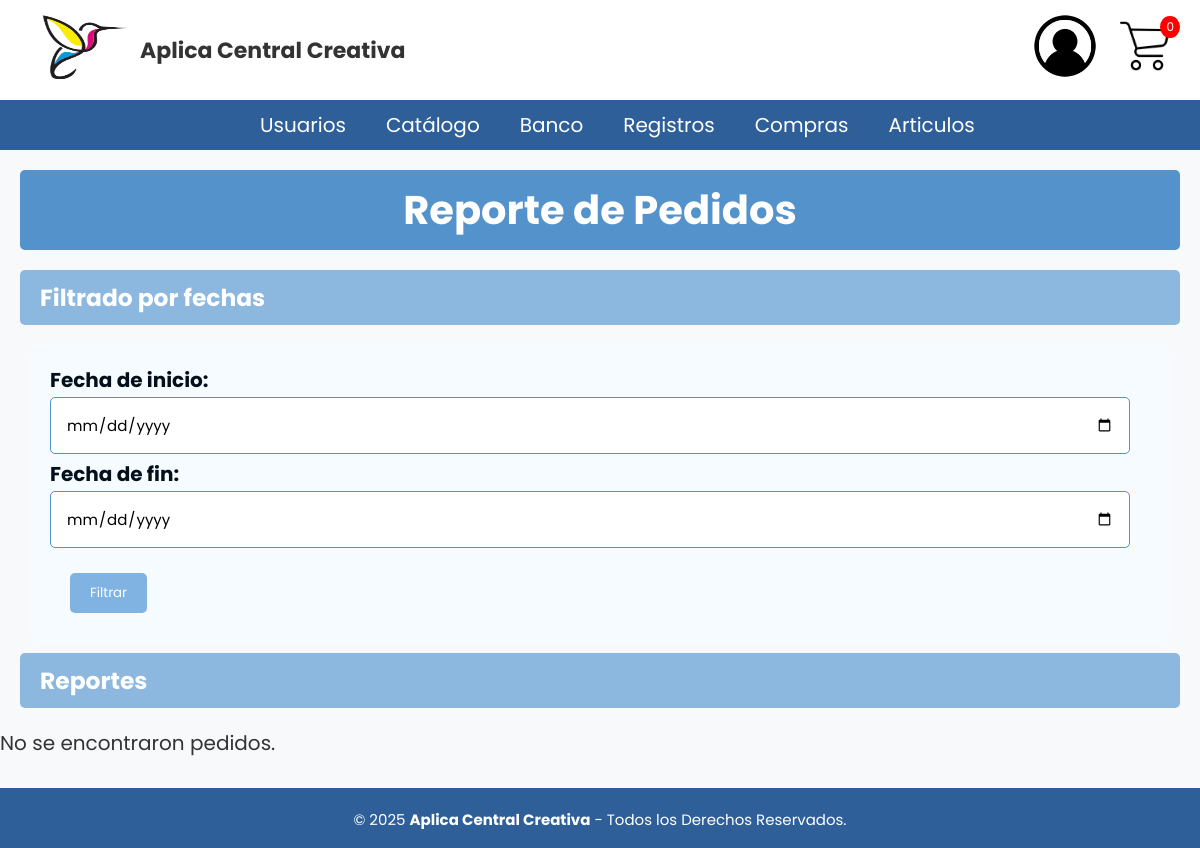
Page /Ventas/Resumen_detalle.php (signed in) on the earlier database version.
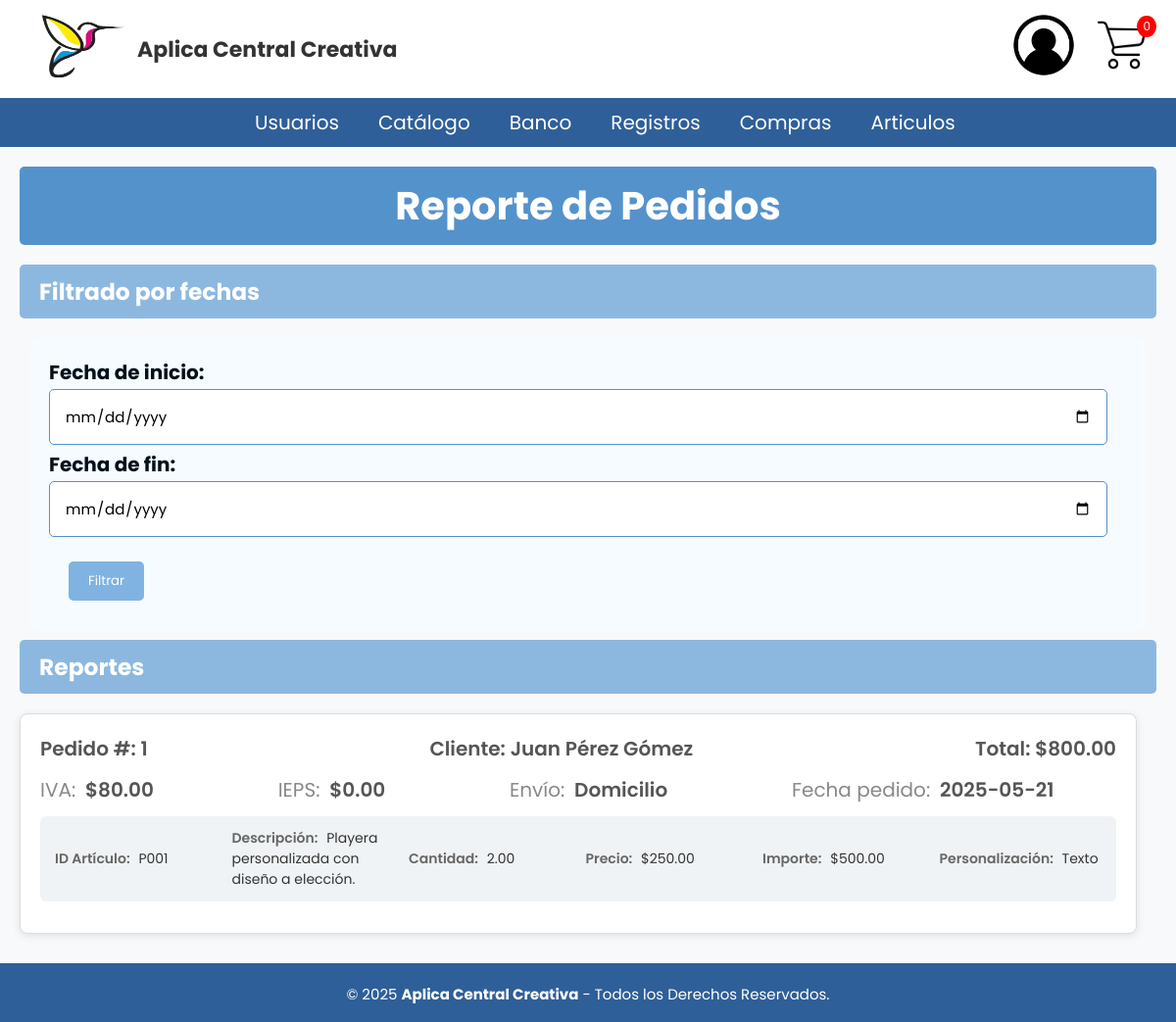
Same page on the later database version.
### tables this page shows
CREATE TABLE tabla_reporte(
id_tabla_reporte INT NOT NULL PRIMARY KEY AUTO_INCREMENT,
id_seguimiento_pedido VARCHAR(35) NOT NULL,
nom_persona VARCHAR(50) NOT NULL,
apellido_paterno VARCHAR(20) NOT NULL,
apellido_materno VARCHAR(20) NOT NULL,
id_envio INT NOT NULL,
tipo_envio ENUM('Domicilio','Punto de Entrega') NOT NULL,
id_articulo VARCHAR(5) NOT NULL,
descripcion TEXT NOT NULL,
cantidad DECIMAL(6,2) NOT NULL,
precio DECIMAL(6,2) NOT NULL,
importe DECIMAL(10,2) NOT NULL,
personalizacion ENUM('Icono','Texto','Imagen'),
id_pedido INT NOT NULL,
iva DECIMAL(6,2) NOT NULL,
ieps DECIMAL(2) DEFAULT 0,
precio_total_pedido DECIMAL(6,2) NOT NULL,
fecha_pedido DATE NOT NULL
);

### Ventas/Resumen_detalle.php (the view, shortened to what this page needs)
<?php
include('../BD/ConexionBD.php');
include('../Nav/header.php');
?>
<!DOCTYPE html>
<html lang="es">
<head>
</head>
<body>
    <h1 class="titulo">Reporte de Pedidos</h1>
<h3 class="sub_titulo">Filtrado por fechas</h3>
<form method="GET" action="" class="form_reg_usuario">
    <label for="fecha_inicio">Fecha de inicio:</label>
    <input type="date" name="fecha_inicio" required value="<?php echo isset($_GET['fecha_inicio']) ? $_GET['fecha_inicio'] : ''; ?>">
    <label for="fecha_fin">Fecha de fin:</label>
    <input type="date" name="fecha_fin" required value="<?php echo isset($_GET['fecha_fin']) ? $_GET['fecha_fin'] : ''; ?>">
    <button type="submit" class="regresar">Filtrar</button>
</form>
<h3 class="sub_titulo">Reportes</h3>
<?php
$sql = "SELECT * FROM tabla_reporte";
$sql .= " ORDER BY id_pedido";
$resultado = mysqli_query($conn, $sql);
$pedidos = [];
while ($fila = mysqli_fetch_assoc($resultado)) {
    $id = $fila['id_pedido'];
    if (!isset($pedidos[$id])) {
        $pedidos[$id] = [
            'cliente' => "{$fila['nom_persona']} {$fila['apellido_paterno']} {$fila['apellido_materno']}",
            'total' => $fila['precio_total_pedido'],
            'iva' => $fila['iva'],
            'ieps' => $fila['ieps'],
            'tipo_envio' => $fila['tipo_envio'],
            'fecha_pedido' => $fila['fecha_pedido'],
            'detalles' => [],
        ];
    }
    $pedidos[$id]['detalles'][] = [
        'id_articulo' => $fila['id_articulo'],
        'descripcion' => $fila['descripcion'],
        'cantidad' => $fila['cantidad'],
        'precio' => $fila['precio'],
        'importe' => $fila['importe'],
        'personalizacion' => $fila['personalizacion']
    ];
}
if (!empty($pedidos)) {
    foreach ($pedidos as $id => $pedido) {
        echo "<div class='pedido-card'>";
        echo "<div class='pedido-header' onclick='toggleDetalle($id)'>";
        echo "<span>Pedido #: $id</span>";
        echo "<span>Cliente: {$pedido['cliente']}</span>";
        echo "<span>Total: $" . number_format($pedido['total'], 2) . "</span>";
        echo "</div>";
        echo "<div class='pedido-detalle' id='detalle_$id'>";
        echo "<div class='pago-info'>";
        echo "<span><span class='etiqueta'>IVA:</span> $" . number_format($pedido['iva'], 2) . "</span><br>";
        echo "<span><span class='etiqueta'>IEPS:</span> $" . number_format($pedido['ieps'], 2) . "</span><br>";
        echo "<span><span class='etiqueta'>Envío:</span> {$pedido['tipo_envio']}</span><br>";
        echo "<span><span class='etiqueta'>Fecha pedido:</span> {$pedido['fecha_pedido']}</span><br>";
        echo "</div>";
        echo "<div class='productos'>";
        foreach ($pedido['detalles'] as $detalle) {
            echo "<div class='producto'>";
            echo "<div><span class='etiqueta'>ID Artículo:</span> {$detalle['id_articulo']}</div>";
            echo "<div><span class='etiqueta'>Descripción:</span> {$detalle['descripcion']}</div>";
            echo "<div><span class='etiqueta'>Cantidad:</span> {$detalle['cantidad']}</div>";
            echo "<div><span class='etiqueta'>Precio:</span> $" . number_format($detalle['precio'], 2) . "</div>";
            echo "<div><span class='etiqueta'>Importe:</span> $" . number_format($detalle['importe'], 2) . "</div>";
            echo "<div><span class='etiqueta'>Personalización:</span> {$detalle['personalizacion']}</div>";
            echo "</div>";
        }
        echo "</div>";
        echo "</div>";
        echo "</div>";
    }
} else {
    echo "<p>No se encontraron pedidos.</p>";
}
?>
<?php include('../Nav/footer.php'); ?>
</body>
</html>

### BD/ConexionBD.php (shortened to what this page needs)
<!DOCTYPE html>
<html lang="en">
<head>
</head>
<body>
</body>
</html>

### BD/ConexionBDB.php (shortened to what this page needs)
<!DOCTYPE html>
<html lang="en">
<head>
</head>
<body>
</body>
</html>

### Nav/header.php (shortened to what this page needs)
<?php
include('../BD/ConexionBD.php');
include('../BD/ConexionBDB.php');
$id_usuario = $_SESSION['id_usuario'];
$id_rol = $_SESSION['id_rol'];
$menus = [
    1 => [
        "Usuarios" => "../Usuarios\Usuarios.php",
        "Catálogo" => "../Home/Home.php",
        "Banco" => [
            "Clientes" => "../Banco_Usuarios\Usuarios_B.php",
            "Bancos" => "../Bancos\Bancos.php"
        ],
        "Registros" => "../Ventas/Resumen_detalle.php",
        "Compras" => "../Pedido/seguimiento_pedido.php",
        "Articulos" => "../Articulos/agregar_articulo.php"
    ],
    2 => [
        "Mis pedidos" => "../Pedido/seguimiento_pedido.php",
        "" => [
            "" => "",
           "" => ""
        ],
        "" => "",
    ],
    3 => [
         "Pedidos" => "../Pedido/seguimiento_pedido.php",
    ]
];
$queryCliente = "SELECT id_cliente
FROM cliente WHERE id_usuario = ?";
$stmtCliente = $conn->prepare($queryCliente);
$stmtCliente->bind_param('i', $id_usuario);
$stmtCliente->execute();
$resultCliente = $stmtCliente->get_result();
$cliente = $resultCliente->fetch_assoc();
$id_cliente = $cliente['id_cliente'] ?? null;
$sql_carrito = "SELECT id_carrito FROM carrito WHERE id_cliente = ?";
$stmt = $conn->prepare($sql_carrito);
$stmt->bind_param("i", $id_cliente);
$stmt->execute();
$result = $stmt->get_result();
$row = $result->fetch_assoc();
$id_carrito = $row['id_carrito'] ?? null;
$sql_sum_cantidad = "SELECT SUM(cantidad) AS total_cantidad FROM detalle_carrito WHERE id_carrito = ?";
$stmt = $conn->prepare($sql_sum_cantidad);
$stmt->bind_param("i", $id_carrito);
$stmt->execute();
$result = $stmt->get_result();
$total_cantidad = 0;
if ($row = $result->fetch_assoc()) {
    $total_cantidad = $row['total_cantidad'] ?? 0;
}
?>
<!DOCTYPE html>
<html lang="es">
<head>
    <link rel="stylesheet" href="../CSS/cabecera.css" type="text/css">
    <link rel="stylesheet" href="../CSS/menu.css" type="text/css">
    <link rel="stylesheet" href="../CSS/pie_pagina.css" type="text/css">
    <link rel="stylesheet" href="../CSS/tablas_boton.css" type="text/css">
    <link rel="stylesheet" href="../CSS/formularios.css" type="text/css">
    <link rel="stylesheet" href="../CSS/departamentos.css" type="text/css">
    <link rel="stylesheet" href="../CSS/cabecera2.css" type="text/css">
    <link rel="stylesheet" href="../CSS/Detalle_Producto.css" type="text/css">
    <link rel="stylesheet" href="../CSS/Carrito.css" type="text/css">
    <link rel="stylesheet" href="../CSS/direccion.css" type="text/css">
    <link rel="stylesheet" href="../CSS/Perfil.css" type="text/css">
    <link rel="stylesheet" href="../CSS/Tarjetas.css" type="text/css">
    <link rel="stylesheet" href="../CSS/Confirmar_pedido.css" type="text/css">
    <link rel="stylesheet" href="../CSS/reporte_ventas.css" type="text/css">
    <link rel="stylesheet" href="../CSS/seguimiento_pedido.css" type="text/css">
</head>
<body>
<header class="cabecera_p">
    <div class="cabecera">
        <div class="logo-nombre">
            <a href="../Home/Home.php">
                <img src="../Imagenes/acc_logo.png" class="img-logo" alt="Logo">
            </a>
            <h1 class="nom_sis">Aplica Central Creativa</h1>
        </div>
<div class="user-carrito-wrapper">
<div class="user-menu-container">
    <div class="user-icon-wrapper" onclick="toggleMenu()">
        <img src="../Imagenes/avatar.png" alt="Usuario" class="user-icon">
    </div>
</div>
        <div class="centro-cabecera">
    <?php if ($id_rol != 3): ?>
    <div class="carrito-icono">
        <a href="../Carrito/carrito.php">
            <img src="../Imagenes/carrito.png" alt="Carrito" class="carrito-img">
            <span id="contador-carrito"><?php echo intval($total_cantidad); ?></span>
        </a>
    </div>
<?php endif; ?>
</div>
    </div>
    </div>
    <div class="header">
        <ul class="nav">
            <?php
            if ($id_rol && isset($menus[$id_rol])) {
                foreach ($menus[$id_rol] as $nombre => $url) {
                    if (is_array($url)) {
                        echo "<li><a href='#'>$nombre</a><ul class='submenu'>";
                        echo "</ul></li>";
                    } else {
                        echo "<li><a href='$url'>$nombre</a></li>";
                    }
                }
            } else {
                echo "<li><a href='#'>Acceso Denegado</a></li>";
            }
            ?>
        </ul>
    </div>
</header>
</body>
</html>

### Nav/footer.php
<footer class="pie-pagina">
        <div class="grupo-2">
            <small>&copy; 2025 <b>Aplica Central Creativa</b> - Todos los Derechos Reservados.</small>
        </div>
    </footer>

### CSS/cabecera.css (style rules this page uses)
html { font-size: 20px; overflow-y: auto; font-family: 'Poppins', sans-serif; }
.cabecera { display: flex; justify-content: space-between; align-items: center; height: 100px; width: 100%; background-color: #ffffff; padding: 0 30px; }
.logo-nombre { display: flex; align-items: center; gap: 10px; }
.img-logo { height: 90px; width: 100px; }
.nom_sis { font-size: 22px; font-weight: bold; color: #333; margin: 0; }
.user-carrito-wrapper { display: flex; align-items: center; gap: 20px; }
.carrito-icono { position: relative; cursor: pointer; }
.carrito-img { width: 50px; height: 50px; }
#contador-carrito { position: absolute; top: -5px; right: -10px; background-color: red; color: white; font-size: 12px; padding: 2px 6px; border-radius: 50%; }
.user-menu-container { position: relative; }
.user-icon-wrapper { cursor: pointer; }
.user-icon { width: 70px; height: 70px; border-radius: 50%; object-fit: cover; transition: transform 0.2s ease; }

### CSS/menu.css (style rules this page uses)
* { padding: 0px; margin: 0px; }
.header { margin: auto; width: 100%; background-color: #2f5f98; }
ul, ol { list-style: none; }
.nav { display: flex; margin-left: 20%; }
.nav > li { position: relative; float: left; }
.nav li a { background-color: #2f5f98; color: #fff; text-decoration: none; padding: 10px 20px; display: block; }

### CSS/pie_pagina.css (style rules this page uses)
.pie-pagina { width: 100%; margin-top: 30px; }
.pie-pagina .grupo-2 { background-color: #2f5f98; padding: 15px 10px; text-align: center; color: #fff; }
.pie-pagina .grupo-2 small { font-size: 15px; }

### CSS/tablas_boton.css (style rules this page uses)
.titulo { background-color: #5492cc; color: white; padding: 10px 20px; border: none; border-radius: 5px; cursor: pointer; font-family: 'Poppins', sans-serif; margin-left: 20px; margin-top: 20px; margin-right: 20px; }
a { text-decoration: underline; color: rgb(0, 0, 0); }
.regresar { background-color: #80b3e2; color: white; padding: 10px 20px; border: none; border-radius: 5px; cursor: pointer; font-family: 'Poppins', sans-serif; margin-top: 20px; margin-bottom: 10px; display: inline-block; margin-left: 20px; }

### CSS/formularios.css (style rules this page uses)
.titulo { background-color: #5492cc; color: white; padding: 10px 20px; border: none; border-radius: 5px; cursor: pointer; font-family: 'Poppins', sans-serif; margin-left: 20px; margin-top: 20px; margin-bottom: 20px; margin-right: 20px; }
.regresar { background-color: #80b3e2; color: white; padding: 10px 20px; border: none; border-radius: 5px; cursor: pointer; font-family: 'Poppins', sans-serif; margin-top: 20px; margin-bottom: 10px; display: inline-block; margin-left: 20px; }
* { font-family: 'Poppins', sans-serif; margin: 0; padding: 0; box-sizing: border-box; }
.form_reg_usuario { max-width: 100%; margin: 20px auto; padding: 20px; background-color: #f6fbff; border-radius: 10px; box-shadow: 0 0 10px rgba(70, 196, 255, 0); font-family: 'Poppins', sans-serif; max-width: 95%; margin-top: 20px; margin-bottom: 20px; margin: 0 auto; padding: 20px; }
.form_reg_usuario input[type="text"], .form_reg_usuario input[type="number"], .form_reg_usuario input[type="password"], .form_reg_usuario input[type="date"], .form_reg_usuario input[type="email"], .form_reg_usuario input[type="input"], .form_reg_usuario textarea { width: calc(100% - 20px); padding: 15px; margin-bottom: 5px; border: 1px solid #5492cc; border-radius: 5px; box-sizing: border-box; font-family: 'Poppins', sans-serif; font-size: 15px; }
.form_reg_usuario label { display: block; margin-bottom: 2px; font-weight: bold; color: #030f1a; font-family: 'Poppins', sans-serif; font-size: 20px; }

### CSS/departamentos.css (style rules this page uses)
a { text-decoration: underline; color: purple; }

### CSS/cabecera2.css (style rules this page uses)
* { padding: 0px; margin: 0px; }
.header { margin: auto; width: 100%; background-color: #2f5f98; }
ul, ol { list-style: none; }
.nav { display: flex; margin-left: 20%; height: 50px; }
.nav > li { position: relative; float: left; }
.nav li a { background-color: #2f5f98; color: #fff; text-decoration: none; padding: 10px 20px; display: block; }
h1, h2 { color: #000000; }

### CSS/Carrito.css (style rules this page uses)
body { font-family: 'Segoe UI', Tahoma, Geneva, Verdana, sans-serif; background-color: #f4f4f9; color: #000000; }
h1 { text-align: center; margin-bottom: 30px; color: #000000; }

### CSS/direccion.css (style rules this page uses)
body { font-family: 'Segoe UI', Tahoma, Geneva, Verdana, sans-serif; background-color: #f4f4f9; color: #000000; }
h1 { text-align: center; margin-bottom: 30px; color: #000000; }
h3 { color: #000000; margin-bottom: 10px; }
label { display: block; margin-bottom: 10px; font-size: 20px; cursor: pointer; }

Differences in the rows shown:
added tabla_reporte: id "1", cliente "Juan Pérez Gómez", precio_total_pedido "800.00", iva "80.00", ieps "0.00", tipo_envio "Domicilio", fecha_pedido "2025-05-21", id_articulo "P001", descripcion "Playera personalizada con diseño a elección.", cantidad "2.00", precio "250.00", importe "500.00", personalizacion "Texto"
Other differences:
text no longer shown: "No se encontraron pedidos."
